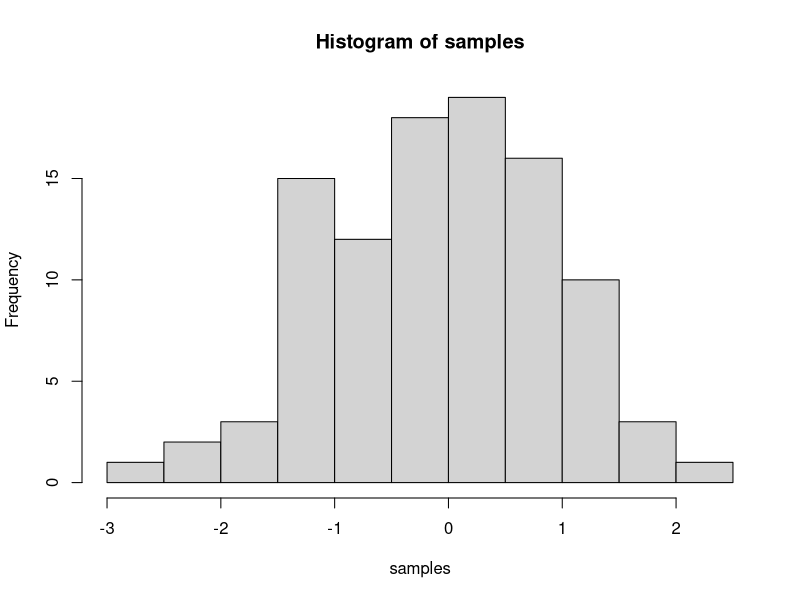
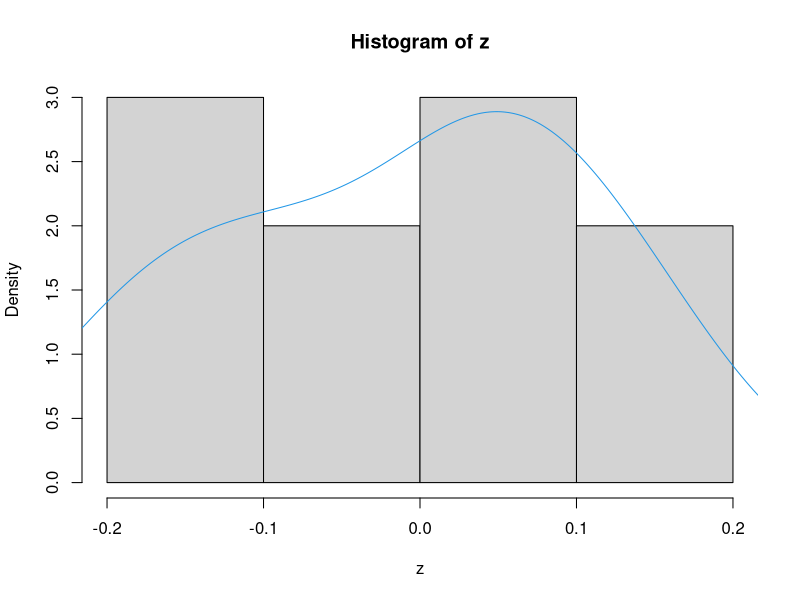

These charts were generated, in order, by the following R code:
## ---- chunk 1
knitr::opts_chunk$set(message=FALSE,warning=FALSE, cache=TRUE)
## ---- chunk 2
1+2
2*5
5/3
(1+6+4)/5

## ---- chunk 3
samples <- rnorm(100, mean=0, sd=1)
hist(samples)
## ---- chunk 4
1+2
2*5
5/3
(1+6+4)/5

## ---- chunk 5
a<-1
b<-2
a+b

d<-c(1,2,3)
e<-c(5,6,7)
d+e
d*e
d/e

## ---- chunk 6
# for loop solution
# i becomes the number 1 to 100 at each step of the loop


a <- length(100) # make empty variable, set length to 100
for (i in 1:100){
  a[i] <-i #assigns the number in i, to the ith index of a
}

print(a)

# for loop solution #2

a<-c() #create empty variable using combine command
for (i in 1:100){
  a<-c(a,i) # keeps combining a with itself and the new number in i
}
print(a)

# seq solution
a <- seq(1,100,1) # look up help for seq using ?seq() in console
print(a)

## ---- chunk 7
z<-rnorm(10,0,0.1)
hist(z,probability=TRUE)
lines(density(z),col=4)
(z+5)
summary(z) ### Give summary of the distribution
